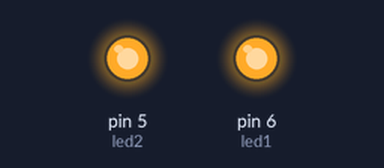
The sketch below on a simulated Arduino Uno, built with avr-gcc and run on an emulated ATmega328P. Parts: output pins drawn as LEDs (lit = HIGH).

Above: at 0.03 s.
At 1.38 s:
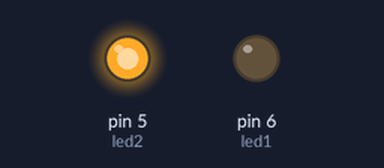
At 2.06 s:
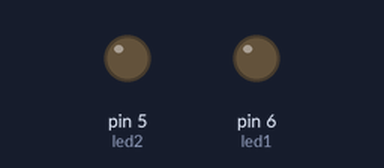
At 4.08 s:
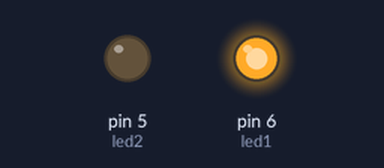
Timing chart, 0 to 4.4 s (numbered marks = the images above):
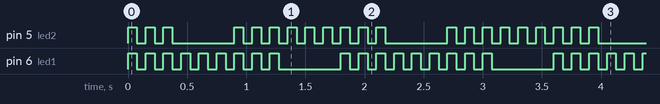

The sketch:

sketch_mar10c.ino
```cpp
int led1 = 6, led2 = 5;
void setup() {
  pinMode(led1, OUTPUT);
  pinMode(led2, OUTPUT);

}

void loop() {
  digitalWrite(led1, HIGH);
  digitalWrite(led2, HIGH);
  delay(75);
  digitalWrite(led1, LOW);
  digitalWrite(led2, LOW);
  delay(75);
  digitalWrite(led1, HIGH);
  digitalWrite(led2, HIGH);
  delay(75);
  digitalWrite(led1, LOW);
  digitalWrite(led2, LOW);
  delay(75);
  digitalWrite(led1, HIGH);
  digitalWrite(led2, HIGH);
  delay(75);
  digitalWrite(led1, LOW);
  digitalWrite(led2, LOW);
  delay(75);
  digitalWrite(led1, HIGH);
  delay(75);
  digitalWrite(led1, LOW);
  delay(75);
  digitalWrite(led1, HIGH);
  delay(75);
  digitalWrite(led1, LOW);
  delay(75);
  digitalWrite(led1, HIGH);
  delay(75);
  digitalWrite(led1, LOW);
  delay(75);
  digitalWrite(led1, HIGH);
  digitalWrite(led2, HIGH);
  delay(75);
  digitalWrite(led1, LOW);
  digitalWrite(led2, LOW);
  delay(75);
  digitalWrite(led1, HIGH);
  digitalWrite(led2, HIGH);
  delay(75);
  digitalWrite(led1, LOW);
  digitalWrite(led2, LOW);
  delay(75);
  digitalWrite(led1, HIGH);
  digitalWrite(led2, HIGH);
  delay(75);
  digitalWrite(led1, LOW);
  digitalWrite(led2, LOW);
  delay(75);
  digitalWrite(led2, HIGH);
  delay(75);
  digitalWrite(led2, LOW);
  delay(75);
  digitalWrite(led2, HIGH);
  delay(75);
  digitalWrite(led2, LOW);
  delay(75);
  digitalWrite(led2, HIGH);
  delay(75);
  digitalWrite(led2, LOW);
  delay(75);

}
```

Measured:
- by itself, pin 5 (led2): repeats every 1.8 s: 2 × (LOW 0.08 s, HIGH 0.08 s), LOW 0.53 s, 6 × (HIGH 0.08 s, LOW 0.08 s), HIGH 0.08 s
- by itself, pin 6 (led1): repeats every 1.8 s: 8 × (LOW 0.08 s, HIGH 0.08 s), LOW 0.53 s, HIGH 0.08 s
